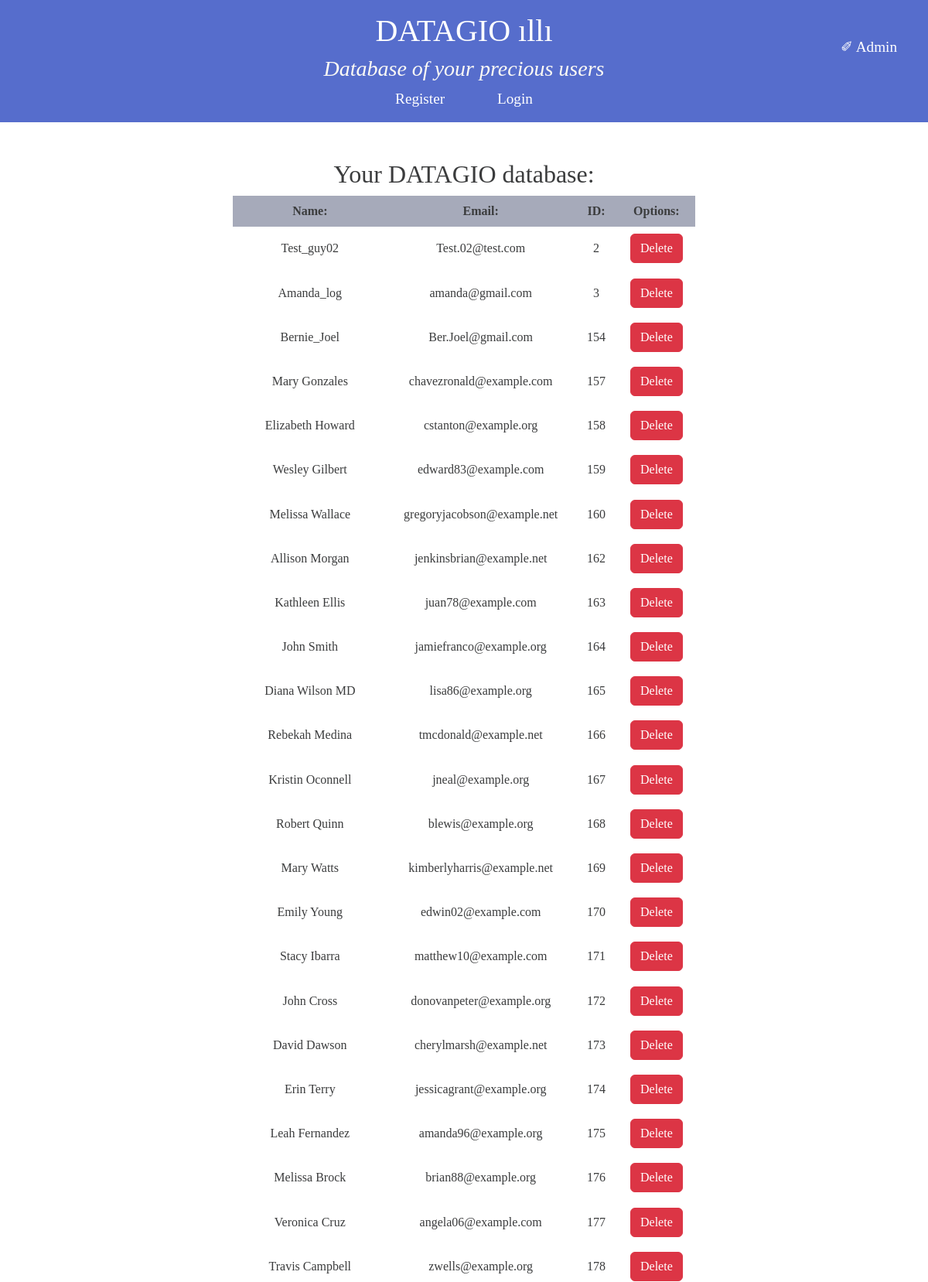
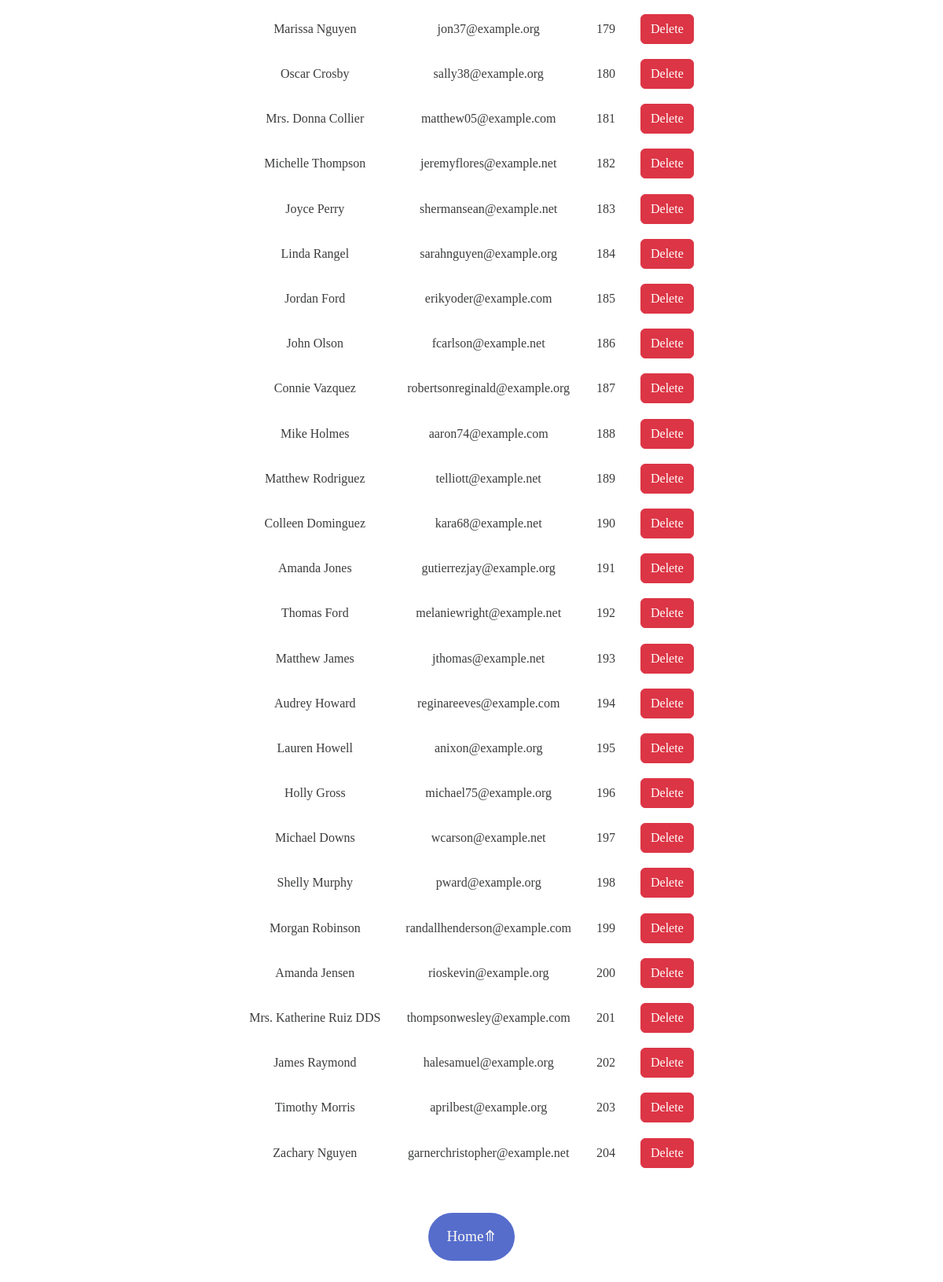
The app's page /user/users/, older data (2 pictures, top to bottom).
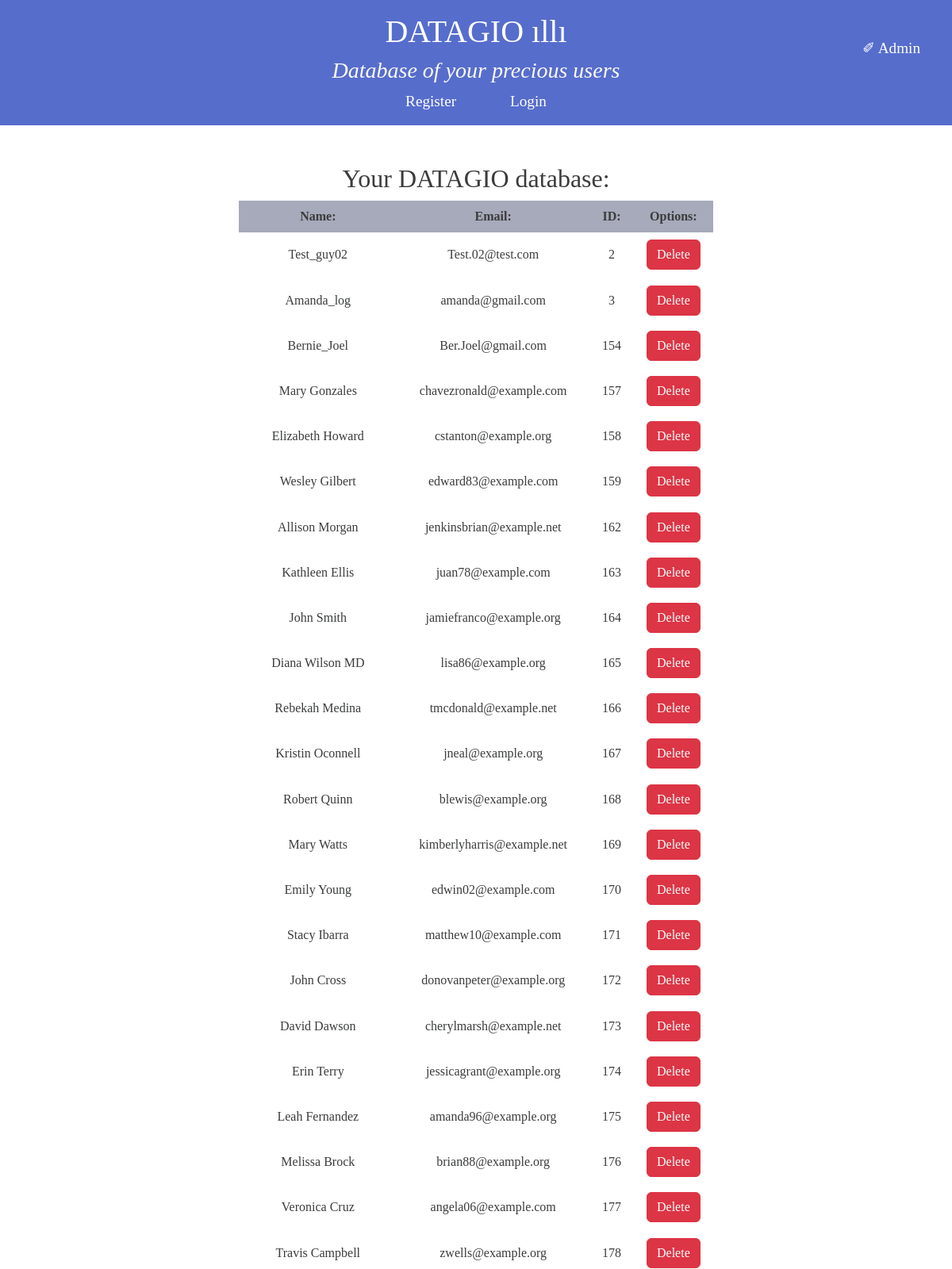
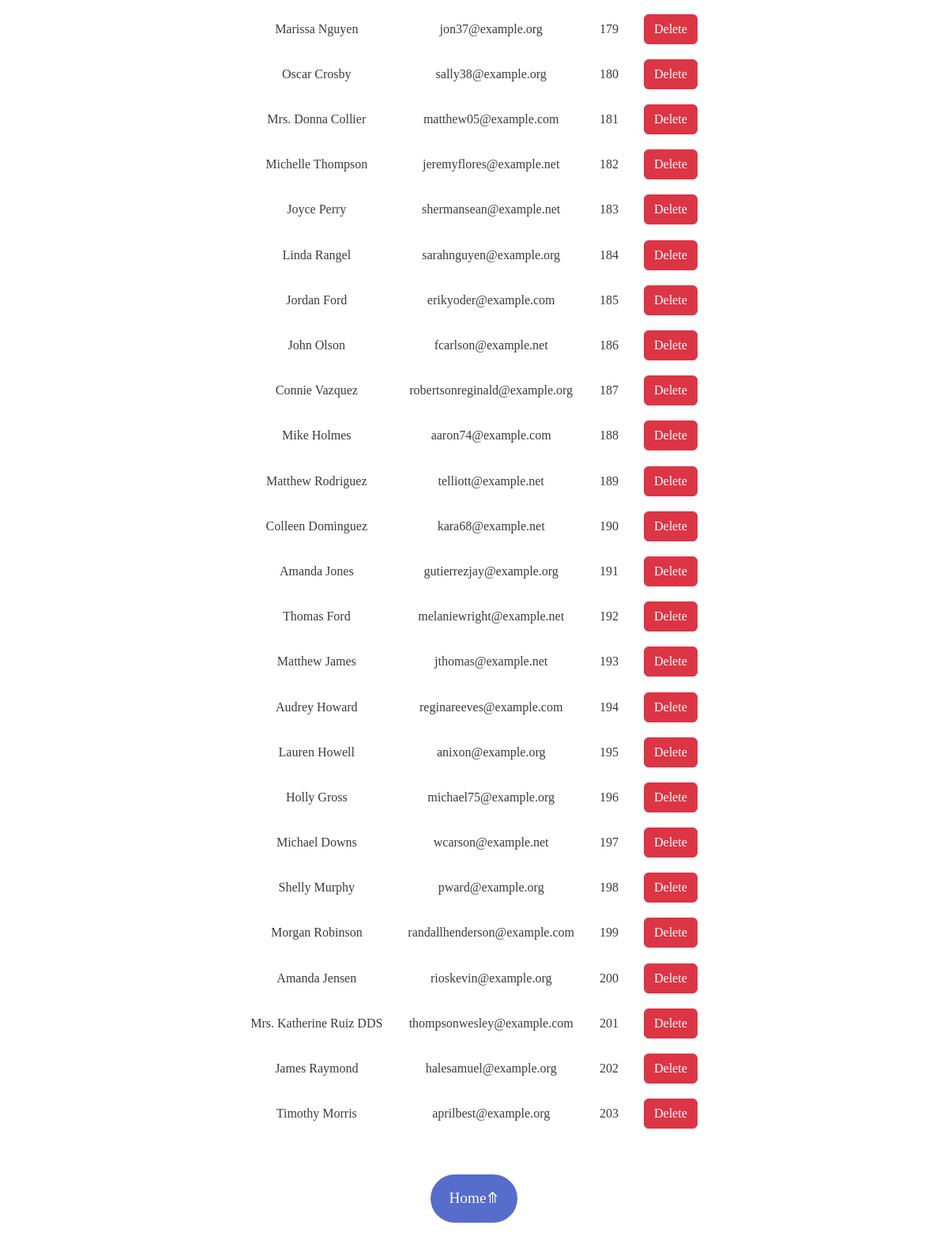
The same page, newer data (2 pictures, top to bottom).
### user_app/models.py (models this page shows, shortened)
class UserProfileInfo(models.Model):
    user = models.OneToOneField(User, on_delete=models.CASCADE)
    personal_site = models.URLField(blank=True)
    profile_pic = models.ImageField(upload_to='profile_pic', blank=True)

### user_app/views.py (the view)
# urls.py: path('users/', views.users_data, name='users_data'),
def users_data(request):
    user_profiles = UserProfileInfo.objects.all()
    return render(request, 'user_app/userprofileinfo_list.html', {'UserProfileInfo': user_profiles})

### templates/user_app/userprofileinfo_list.html
{% extends 'user_app/base.html' %}
{% block body_block %}
<main>
    <h2>Your DATAGIO database:</h2>
    <table>
        <thead>
            <tr>
                <th>Name:</th>
                <th>Email:</th>
                <th>ID:</th>
                <th>Options:</th>
            </tr>
        </thead>
        <tbody>
            {% for person in UserProfileInfo %}
            <tr>
                <td>{{ person.user.username }}</td>
                <td>{{ person.user.email }}</td>
                <td>{{ person.user_id }}</td>
                <td> <a class="btn btn-danger" href="{% url 'user_app:delete' pk=person.pk %}">Delete</a></td>
            </tr>
            {% endfor %}
        </tbody>
    </table>
</main>
<button ><a class="home_btn" href="{% url 'index' %}">Home⤊</a></button>
{% endblock %}

Row changes from the older to the newer data that the page shows:
removed UserProfileInfo: user.username "Melissa Wallace", user.email "gregoryjacobson@example.net", user_id "160"
removed UserProfileInfo: user.username "Zachary Nguyen", user.email "garnerchristopher@example.net", user_id "204"
